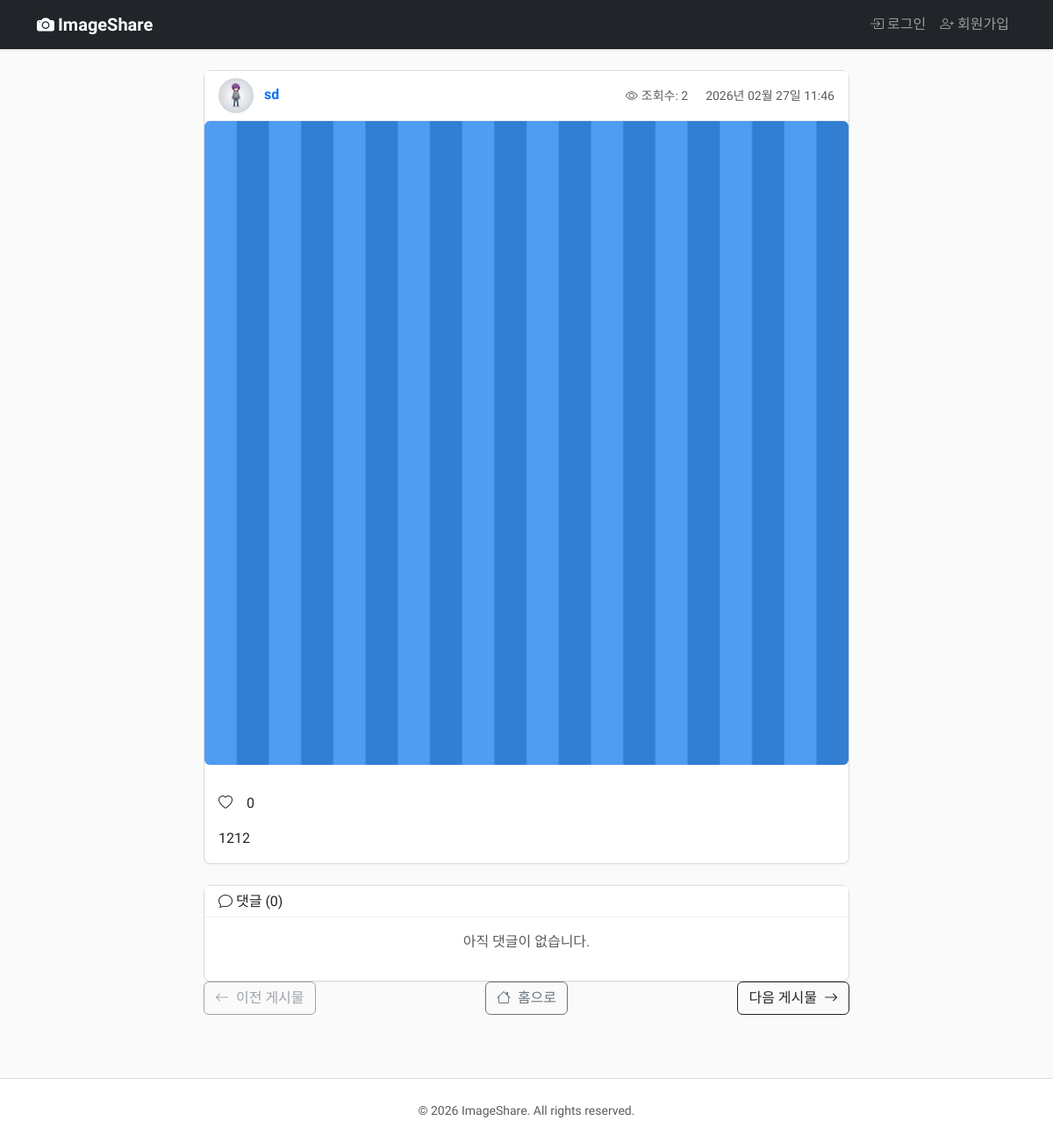
Page /post/11/ on the earlier database version.
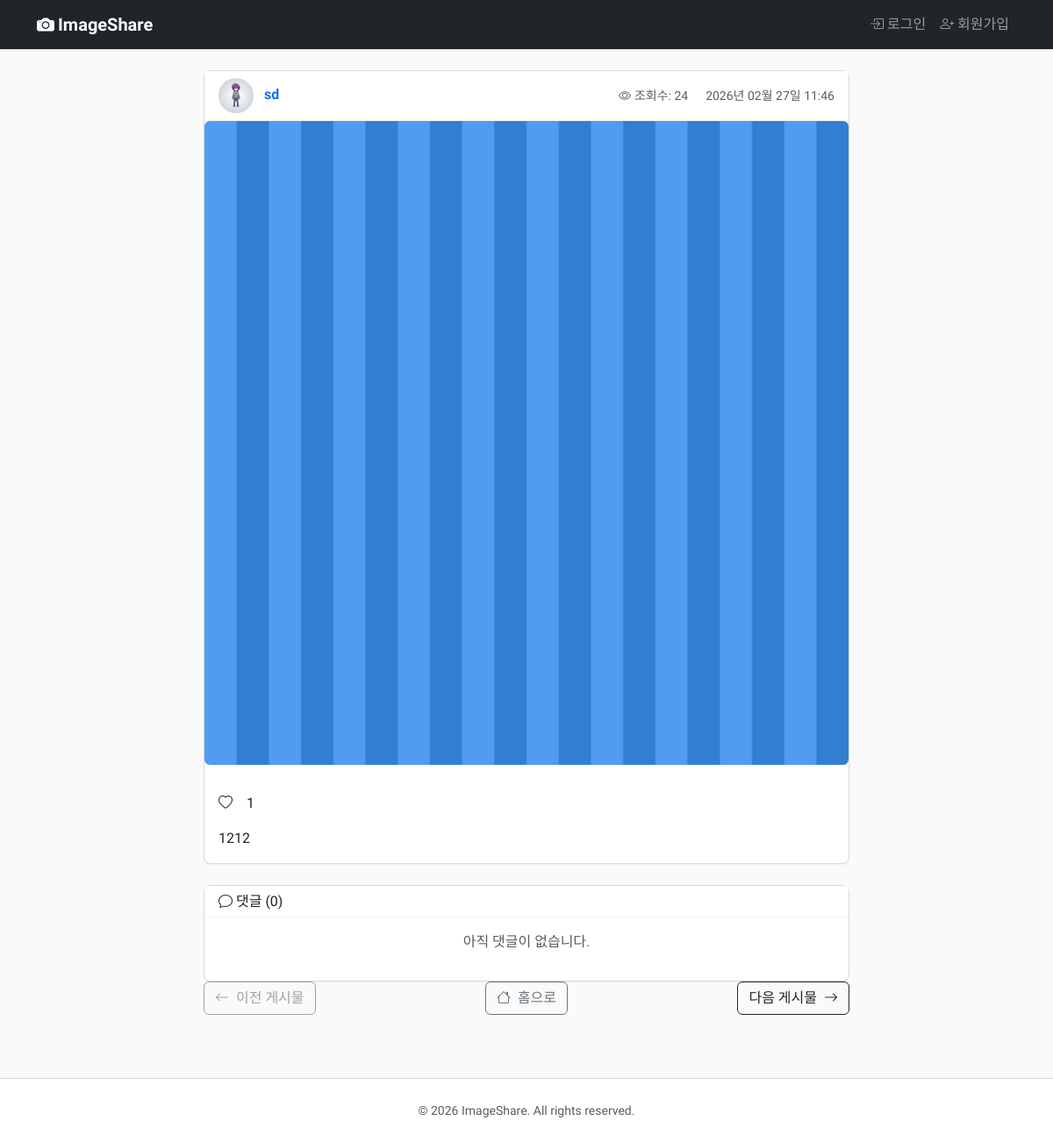
Same page on the later database version.
### posts/models.py (models this page shows, shortened)
class Post(models.Model):
    user = models.ForeignKey(User, on_delete=models.CASCADE, related_name="posts")
    content = models.TextField(max_length=500, verbose_name="내용")
    image = models.ImageField(
        upload_to="post_images/", blank=True, verbose_name="이미지"
    )
    thumbnail = models.ImageField(
        upload_to="post_thumbnails/", blank=True, verbose_name="썸네일"
    )
    views = models.PositiveIntegerField(default=0, verbose_name="조회수")
    created_at = models.DateTimeField(auto_now_add=True)
    updated_at = models.DateTimeField(auto_now=True)
    class Meta:
        ordering = ["-created_at"]
        verbose_name = "게시물"
        verbose_name_plural = "게시물"

### users/models.py (models this page shows, shortened)
class Profile(models.Model):
    user = models.OneToOneField(User, on_delete=models.CASCADE)
    bio = models.TextField(max_length=500, blank=True, verbose_name='자기소개')
    profile_image = models.ImageField(default='default.jpg', upload_to='profile_pics', verbose_name='프로필 이미지')
    class Meta:
        verbose_name = '프로필'
        verbose_name_plural = '프로필'
        constraints = [
            models.CheckConstraint(
                condition=models.Q(bio__length__lte=500),
                name="profile_bio_max_length",
            ),
        ]

### posts/views.py (the view)
# urls.py: path('post/<int:pk>/', views.post_detail, name='post_detail'),
def post_detail(request, pk):
    post = get_object_or_404(Post, pk=pk)
    Post.objects.filter(pk=pk).update(views=post.views + 1)
    if request.method == 'POST' and request.user.is_authenticated:
        comment_form = CommentForm(request.POST)
        if comment_form.is_valid():
            comment = comment_form.save(commit=False)
            comment.post = post
            comment.user = request.user
            comment.save()
            messages.success(request, '댓글이 작성되었습니다.')
            return redirect('posts:post_detail', pk=pk)
    else:
        comment_form = CommentForm()
    is_liked = False
    if request.user.is_authenticated:
        is_liked = Like.objects.filter(user=request.user, post=post).exists()
    is_following = False
    if request.user.is_authenticated and request.user != post.user:
        is_following = Follow.objects.filter(follower=request.user, following=post.user).exists()
    prev_post = Post.objects.filter(
        created_at__gt=post.created_at).order_by('created_at').first()
    next_post = Post.objects.filter(
        created_at__lt=post.created_at).order_by('-created_at').first()
    context = {
        'post': post,
        'comment_form': comment_form,
        'is_liked': is_liked,
        'like_count': post.likes.count(),
        'is_following': is_following,
        'prev_post': prev_post,
        'next_post': next_post,
    }
    return render(request, 'posts/post_detail.html', context)

### posts/templates/posts/post_detail.html (shortened to what the changed rows need)
{% extends "base.html" %}
{% load crispy_forms_tags %}
{% block content %}
<div class="row justify-content-center">
    <div class="col-md-8">
        <div class="card mb-4">
            <div class="card-header">
                <div class="d-flex justify-content-between align-items-center">
                    <div>
                        <a href="{% url 'users:profile' post.user.username %}" class="text-decoration-none">
                            <img src="{{ post.user.profile.profile_image.url }}" alt="{{ post.user.username }}"
                                class="rounded-circle me-2" style="width: 40px; height: 40px; object-fit: cover;">
                            <span class="fw-bold">{{ post.user.username }}</span>
                        </a>
                    </div>
                    <div>
                        <small class="text-muted me-3"><i class="bi bi-eye me-1"></i>조회수: {{ post.views }}</small>
                        <small class="text-muted">{{ post.created_at|date:"Y년 m월 d일 H:i" }}</small>
                    </div>
                </div>
            </div>
            {% if post.image %}
            <img src="{{ post.image.url }}" alt="게시물 이미지" class="img-fluid rounded mb-3">
            {% endif %}
            <div class="card-body">
                <div class="d-flex align-items-right gap-3 mb-2">
                    {% if user.is_authenticated %}
                    <form class="like-form d-inline" data-post-id="{{ post.pk }}"
                        action="{% url 'posts:like_toggle' post.pk %}" method="POST">
                        {% csrf_token %}
                        <button type="submit" class="btn-like">
                            <i class="bi {% if is_liked %} bi-heart-fill {% else %} bi-heart {% endif %}"></i>
                        </button>
                    </form>
                    {% else %}
                    <i class="bi bi-heart"></i>
                    {% endif %}
                    <span class="like-count">{{ like_count }}</span>
                </div>
                <p class="card-text mt-3">{{ post.content }}</p>
            </div>
        </div>
        <div class="card mt-3">
            <div class="card-header">
                <h6 class="mb-0"><i class="bi bi-chat"></i> 댓글 ({{ post.comments.count }})</h6>
            </div>
        </div>
    </div>
</div>
{% endblock %}

Differences in the rows shown:
changed Post "sd": views "2" → "24"
Other differences:
{{ like_count }}: "0" → "1"
